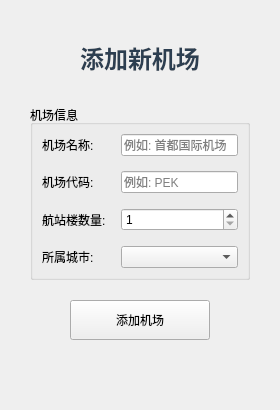
      <widget class="QWidget" name="page_addairport">
       <layout class="QVBoxLayout" name="verticalLayout_8">
        <property name="spacing">
         <number>20</number>
        </property>
        <property name="leftMargin">
         <number>30</number>
        </property>
        <property name="topMargin">
         <number>30</number>
        </property>
        <property name="rightMargin">
         <number>30</number>
        </property>
        <property name="bottomMargin">
         <number>30</number>
        </property>
        <item>
         <widget class="QLabel" name="label_24">
          <property name="styleSheet">
           <string notr="true">font-size: 18pt;
font-weight: bold; color: #2c3e50; padding: 10px;</string>
          </property>
          <property name="text">
           <string>添加新机场</string>
          </property>
          <property name="alignment">
           <set>Qt::AlignmentFlag::AlignCenter</set>
          </property>
         </widget>
        </item>
        <item>
         <widget class="QGroupBox" name="groupBox_10">
          <property name="title">
           <string>机场信息</string>
          </property>
          <layout class="QGridLayout" name="gridLayout_9">
           <property name="spacing">
            <number>15</number>
           </property>
           <item row="0" column="0">
            <widget class="QLabel" name="label_25">
             <property name="text">
              <string>机场名称:</string>
             </property>
            </widget>
           </item>
           <item row="0" column="1">
            <widget class="QLineEdit" name="newairportname">
             <property name="placeholderText">
              <string>例如: 首都国际机场</string>
             </property>
            </widget>
           </item>
           <item row="1" column="0">
            <widget class="QLabel" name="label_26">
             <property name="text">
              <string>机场代码:</string>
             </property>
            </widget>
           </item>
           <item row="1" column="1">
            <widget class="QLineEdit" name="newairportcode">
             <property name="placeholderText">
              <string>例如: PEK</string>
             </property>
            </widget>
           </item>
           <item row="2" column="0">
            <widget class="QLabel" name="label_27">
             <property name="text">
              <string>航站楼数量:</string>
             </property>
            </widget>
           </item>
           <item row="2" column="1">
            <widget class="QSpinBox" name="newairportterminals">
             <property name="minimum">
              <number>1</number>
             </property>
             <property name="maximum">
              <number>10</number>
             </property>
            </widget>
           </item>
           <item row="3" column="0">
            <widget class="QLabel" name="label_28">
             <property name="text">
              <string>所属城市:</string>
             </property>
            </widget>
           </item>
           <item row="3" column="1">
            <widget class="QComboBox" name="newairportcity"/>
           </item>
          </layout>
         </widget>
        </item>
        <item>
         <layout class="QHBoxLayout" name="horizontalLayout_9">
          <item>
           <spacer name="horizontalSpacer_13">
            <property name="orientation">
             <enum>Qt::Orientation::Horizontal</enum>
            </property>
            <property name="sizeHint" stdset="0">
             <size>
              <width>40</width>
              <height>20</height>
             </size>
            </property>
           </spacer>
          </item>
          <item>
           <widget class="QPushButton" name="btn_addairport">
            <property name="minimumSize">
             <size>
              <width>140</width>
              <height>40</height>
             </size>
            </property>
            <property name="text">
             <string>添加机场</string>
            </property>
           </widget>
          </item>
          <item>
           <spacer name="horizontalSpacer_14">
            <property name="orientation">
             <enum>Qt::Orientation::Horizontal</enum>
            </property>
            <property name="sizeHint" stdset="0">
             <size>
              <width>40</width>
              <height>20</height>
             </size>
            </property>
           </spacer>
          </item>
         </layout>
        </item>
        <item>
         <spacer name="verticalSpacer_5">
          <property name="orientation">
           <enum>Qt::Orientation::Vertical</enum>
          </property>
          <property name="sizeHint" stdset="0">
           <size>
            <width>20</width>
            <height>40</height>
           </size>
          </property>
         </spacer>
        </item>
       </layout>
      </widget>
